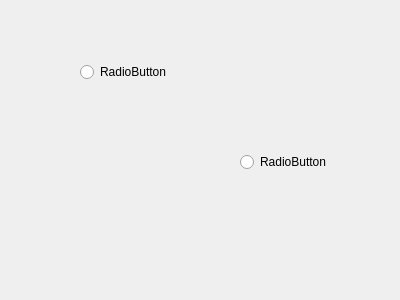
<?xml version="1.0" encoding="UTF-8"?>
<ui version="4.0">
 <class>TestDialog</class>
 <widget class="QDialog" name="TestDialog">
  <property name="geometry">
   <rect>
    <x>0</x>
    <y>0</y>
    <width>400</width>
    <height>300</height>
   </rect>
  </property>
  <property name="windowTitle">
   <string>Dialog</string>
  </property>
  <widget class="QRadioButton" name="radioButton">
   <property name="geometry">
    <rect>
     <x>80</x>
     <y>60</y>
     <width>96</width>
     <height>24</height>
    </rect>
   </property>
   <property name="text">
    <string>RadioButton</string>
   </property>
  </widget>
  <widget class="QRadioButton" name="radioButton_2">
   <property name="geometry">
    <rect>
     <x>240</x>
     <y>150</y>
     <width>96</width>
     <height>24</height>
    </rect>
   </property>
   <property name="text">
    <string>RadioButton</string>
   </property>
  </widget>
 </widget>
 <resources/>
 <connections/>
</ui>
